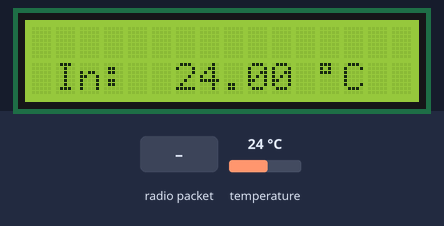
The sketch below on a simulated Arduino Uno, built with avr-gcc and run on an emulated ATmega328P. Shown: 16×2 character LCD. The test bench sets the inputs (shaded band); at power-on: temperature 24 °C. No radio packets arrive unless stated.

Above: at 1.2 s.
1.3 s: radio packet "1" arrives
At 1.9 s:
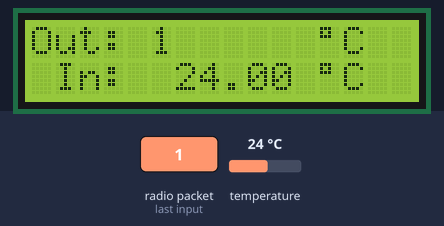
3.1 s: temperature set to 12 °C
At 4.3 s:
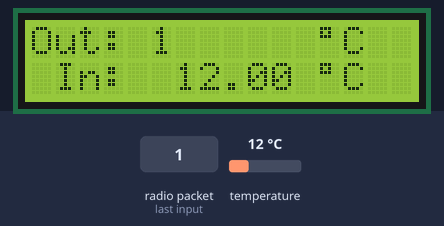
4.6 s: radio packet "0" arrives
At 5.5 s:
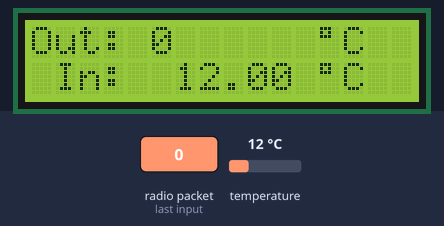
6.1 s: temperature set to 19 °C
At 6.6 s:
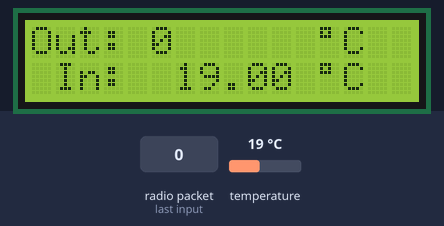
7.7 s: temperature set to 28 °C
At 9.0 s:
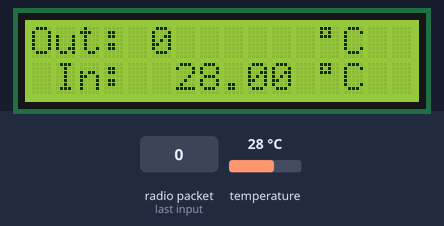
Timing chart, 0 to 10.2 s (numbered marks = the images above; inputs shaded):
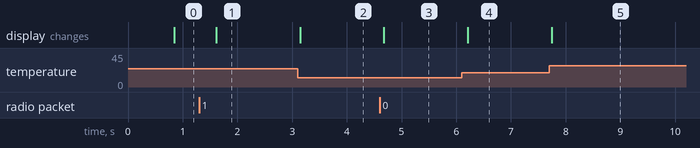

The sketch:

ReceiveArduinoUNO.ino
```cpp
//Este es el codigo para el arduino uno que recibe los datos
// include the library code:
#include <LiquidCrystal.h>

#include <VirtualWire.h>

#include <OneWire.h>

#include <DallasTemperature.h>

int i;

LiquidCrystal lcd(12, 11, 5, 4, 3, 2);

#define ONE_WIRE_BUS 10

OneWire ourWire(ONE_WIRE_BUS);
DallasTemperature sensors(&ourWire);

void setup(){
vw_set_rx_pin(8);
lcd.begin(16, 2);

sensors.begin();

vw_setup(2000);

vw_rx_start();


}

void loop(){

sensors.requestTemperatures();

lcd.setCursor(0, 1);

lcd.print(" In:");

lcd.setCursor(6, 1);

lcd.print(sensors.getTempCByIndex(0));

lcd.setCursor(12, 1);

lcd.print((char)223);

lcd.print("C");

uint8_t buf[VW_MAX_MESSAGE_LEN];
uint8_t buflen = VW_MAX_MESSAGE_LEN;

if( vw_get_message(buf, &buflen) )

{
lcd.setCursor(0, 0);

lcd.print("Out:");
lcd.setCursor(5,0);
for (i = 0; i < buflen; i++)
{

lcd.write(buf[i]);

}

lcd.setCursor(12, 0);

lcd.print((char)223);

lcd.print("C");

}

}
```

Measured:
- after the input at 1.3 s, the display: changes after 0.31 s (image 1)
- after the input at 3.1 s, the display: changes at once (image 2)
- after the input at 4.6 s, the display: changes after 0.08 s (image 3)
- after the input at 6.1 s, the display: changes after 0.11 s (image 4)
- after the input at 7.7 s, the display: changes after 0.05 s (image 5)
